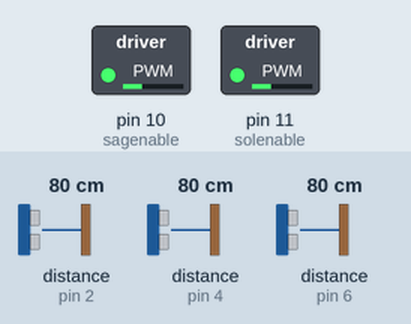
Bench run of a sketch on a simulated Arduino Uno, built with avr-gcc and run on an emulated ATmega328P. On the bench: switched loads named in the sketch (green lamp = pin HIGH). Wiring (inferred from the names in the program): 3 × ultrasonic range finder: trigger pin 3, echo pin 2 / trigger pin 5, echo pin 4 / trigger pin 7, echo pin 6. The test bench sets the inputs (shaded band); at power-on: distance to the obstacle (sensors on pin 2, pin 4, pin 6) 80 cm. The echo pulse lasts 58.3 µs per cm; pins used as bus, display or sensor lines are not drawn.

Above: at 1.2 s.
1.3 s: distance to the obstacle (sensor on pin 2) set to 17 cm
2.8 s: distance to the obstacle (sensor on pin 2) set to 14 cm
At 4.1 s:
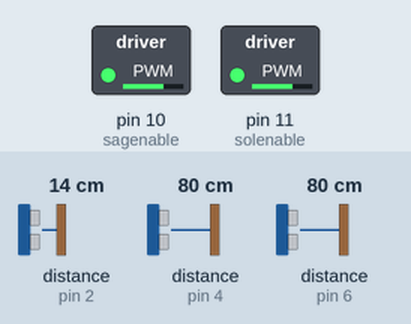
4.4 s: distance to the obstacle (sensor on pin 2) set to 18 cm
At 5.8 s:
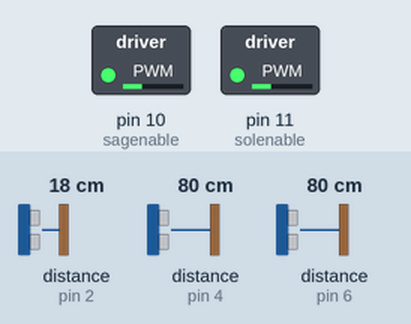
6.1 s: distance to the obstacle (sensor on pin 2) set to 2 cm
At 6.6 s:
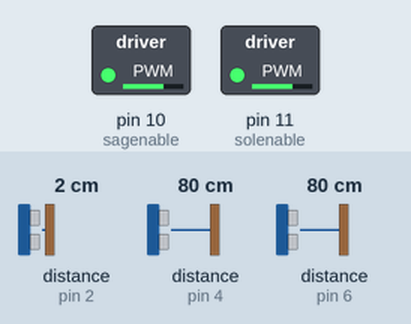
Timing chart, 0 to 8.7 s (numbered marks = the images above; inputs shaded):
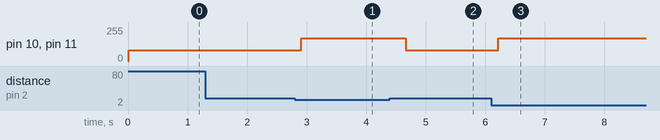

Measured:
- the behaviour switches between 16 and 15 cm on distance to the obstacle (sensor on pin 2) (found by bisection; images 0 and 1)
- after the input at 1.3 s, every drawn part: stays the same
- after the input at 2.8 s, pin 10 (sagenable), pin 11 (solenable): 80/255 → 170/255 after 0.11 s
- after the input at 4.4 s, pin 10 (sagenable), pin 11 (solenable): 170/255 → 80/255 after 0.26 s
- after the input at 6.1 s, pin 10 (sagenable), pin 11 (solenable): 80/255 → 170/255 after 0.12 s

The sketch:

sagsolmesafe.ino
```cpp
//mesafe sensörünün pinleri
int echo1=2;
int trig1=3;
int echo2=4;
int trig2=5;
int echo3=6;
int trig3=7;

//motor pinleri
const int sagileri = 8;
const int saggeri = 9;
const int solileri = 13;
const int solgeri = 12;
const int solenable = 11;
const int sagenable =10;

// ölçüm fonksiyonları

//sol taraf
float uzaklik1(int trig1, int echo1)
{
  float olcum1;
  float mesafe1;
  digitalWrite (trig1, LOW);
  delayMicroseconds(5);
  digitalWrite (trig1, HIGH);
  delayMicroseconds(10);
  digitalWrite (trig1, LOW);
  olcum1=pulseIn (echo1, HIGH);
  mesafe1=olcum1/29/2;
  return mesafe1;
}

//ön taraf
float uzaklik2(int trig2, int echo2)
{
  float olcum2;
  float mesafe2;
  digitalWrite (trig2, LOW);
  delayMicroseconds(5);
  digitalWrite (trig2, HIGH);
  delayMicroseconds(10);
  digitalWrite (trig2, LOW);
  olcum2=pulseIn (echo2, HIGH);
  mesafe2=olcum2/29/2;
  return mesafe2;
}

//sağ taraf
float uzaklik3(int trig3, int echo3)
{
  float olcum3;
  float mesafe3;
  digitalWrite (trig3, LOW);
  delayMicroseconds(5);
  digitalWrite (trig3, HIGH);
  delayMicroseconds(10);
  digitalWrite (trig3, LOW);
  olcum3=pulseIn (echo3, HIGH);
  mesafe3=olcum3/29/2;
  return mesafe3;
}

//hareket fonksiyonları

void ileri(int hizsag, int hizsol)  //ileri fonksiyonu
{
analogWrite(sagenable, hizsag);
digitalWrite(sagileri,HIGH);
digitalWrite(saggeri,LOW);
analogWrite(solenable, hizsol);
digitalWrite(solileri, HIGH);
digitalWrite(solgeri,LOW);
}
void geri(int hizsag, int hizsol)    //geri fonksiyonu
{
analogWrite(sagenable, hizsag);
digitalWrite(sagileri,LOW);
digitalWrite(saggeri, HIGH);
analogWrite(solenable, hizsol);
digitalWrite(solileri, LOW);
digitalWrite(solgeri, HIGH);
}
void dur()                         //dur fonksiyonu
{
digitalWrite(sagileri, HIGH);
digitalWrite(saggeri, HIGH);
digitalWrite(solileri, HIGH);
digitalWrite(solgeri, HIGH);
}
void sag(int hizsag, int hizsol)   //sağa dönme fonksiyonu
{
analogWrite(sagenable, hizsag);
digitalWrite(sagileri,HIGH);
digitalWrite(saggeri,LOW);
analogWrite(solenable, hizsol);
digitalWrite(solileri, LOW);
digitalWrite(solgeri,HIGH);
}

void sol(int hizsag, int hizsol)    //sola dönme fonksiyonu
{
analogWrite(sagenable, hizsag);
digitalWrite(sagileri,LOW);
digitalWrite(saggeri,HIGH);
analogWrite(solenable, hizsol);
digitalWrite(solileri, HIGH);
digitalWrite(solgeri,LOW);
}

void setup() {             //giriş çıkış pinlerini ayarlayalım.
pinMode (trig1, OUTPUT);
pinMode (echo1, INPUT);
pinMode (trig2, OUTPUT);
pinMode (echo2, INPUT);
pinMode (trig3, OUTPUT);
pinMode (echo3, INPUT);
//Serial.begin(9600);   //hata ayıklama için.
}
void loop() {
while( uzaklik2(trig2, echo2 ) >= 30 && uzaklik1(trig1, echo1) >= 15 && uzaklik3(trig3, echo3) >= 15)  //sağ ve sol 15cm'den ön de 30cm'den büyükse ileri git
{
ileri(80,80);
}
dur(); // engel geldikten sonra dur
delay(100); // 0.1 saniye bekle

if( uzaklik1(trig1, echo1) >= 30 ) // solunda engel yoksa sola dön
{
sol(170,170);
delay(250); // dönüş açısını belirleyen süre. Bu süreyi kendinize göre ayarlayın
dur(); // dur
delay(100);
}
else if(uzaklik3(trig3, echo3) >= 30 ){ // sol dolu ise sağa bak
sag(170,170); // engel yoksa sağa dön
delay(250); // dönüş açısını belirleyen süre. Bu süreyi kendinize göre ayarlayın
dur(); // dur
delay(100);
}
else if ( uzaklik2(trig2, echo2 ) <= 20 && uzaklik1(trig1, echo1) <= 20 && uzaklik3(trig3, echo3) <= 20) //ön, sağ ve sol 20 cm'den küçük ise geri git.
{
geri(80,80);
delay(500);//geri gidiş süresi, çok uzun yada çok kısa geri giderse süreyi değiştirin,
sol(170,170);
delay(250);
  }

//else  // sağ ve solda engel varsa geri gidip dönelim
//{
//geri(100,100);
//delay(700);
//}
//hata ayıklama
/*
Serial.print("Sol mesafe=");
Serial.println(uzaklik1 (trig1, echo1));
Serial.print("On mesafe=");
Serial.println(uzaklik2 (trig2, echo2));
Serial.print("Sag mesafe=");
Serial.println(uzaklik3 (trig3, echo3));
Serial.println("---------------------------");
*/
}
```
